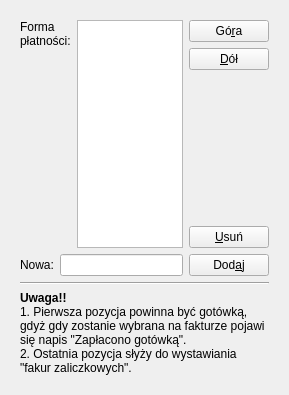
         <widget class="QWidget" name="page_6">
          <property name="geometry">
           <rect>
            <x>0</x>
            <y>0</y>
            <width>289</width>
            <height>395</height>
           </rect>
          </property>
          <attribute name="label">
           <string>Formy płatności</string>
          </attribute>
          <layout class="QGridLayout" name="gridLayout_10">
           <item row="0" column="0">
            <widget class="QFrame" name="frame8">
             <property name="frameShape">
              <enum>QFrame::NoFrame</enum>
             </property>
             <property name="frameShadow">
              <enum>QFrame::Plain</enum>
             </property>
             <layout class="QGridLayout" name="gridLayout_8">
              <item row="0" column="0">
               <layout class="QHBoxLayout" name="_29">
                <item>
                 <layout class="QVBoxLayout" name="_30">
                  <item>
                   <layout class="QHBoxLayout" name="_31">
                    <item>
                     <widget class="QLabel" name="paym">
                      <property name="text">
                       <string>Forma płatności:</string>
                      </property>
                      <property name="alignment">
                       <set>Qt::AlignTop</set>
                      </property>
                      <property name="wordWrap">
                       <bool>true</bool>
                      </property>
                     </widget>
                    </item>
                    <item>
                     <widget class="QListWidget" name="paymlBox"/>
                    </item>
                   </layout>
                  </item>
                  <item>
                   <layout class="QHBoxLayout" name="_32">
                    <item>
                     <widget class="QLabel" name="textLabel2_4_3_2">
                      <property name="text">
                       <string>Nowa:</string>
                      </property>
                      <property name="wordWrap">
                       <bool>false</bool>
                      </property>
                     </widget>
                    </item>
                    <item>
                     <widget class="QLineEdit" name="paymEdit">
                      <property name="maxLength">
                       <number>25</number>
                      </property>
                     </widget>
                    </item>
                   </layout>
                  </item>
                 </layout>
                </item>
                <item>
                 <layout class="QVBoxLayout" name="_33">
                  <item>
                   <layout class="QVBoxLayout" name="_34">
                    <item>
                     <widget class="QPushButton" name="paymUpBtn">
                      <property name="text">
                       <string>Gó&amp;ra</string>
                      </property>
                      <property name="shortcut">
                       <string>Alt+R</string>
                      </property>
                     </widget>
                    </item>
                    <item>
                     <widget class="QPushButton" name="paymDownBtn">
                      <property name="text">
                       <string>&amp;Dół</string>
                      </property>
                      <property name="shortcut">
                       <string>Alt+D</string>
                      </property>
                     </widget>
                    </item>
                   </layout>
                  </item>
                  <item>
                   <spacer>
                    <property name="orientation">
                     <enum>Qt::Vertical</enum>
                    </property>
                    <property name="sizeType">
                     <enum>QSizePolicy::Expanding</enum>
                    </property>
                    <property name="sizeHint" stdset="0">
                     <size>
                      <width>21</width>
                      <height>10</height>
                     </size>
                    </property>
                   </spacer>
                  </item>
                  <item>
                   <layout class="QVBoxLayout" name="_35">
                    <item>
                     <widget class="QPushButton" name="paymDelBtn">
                      <property name="text">
                       <string>&amp;Usuń</string>
                      </property>
                      <property name="shortcut">
                       <string>Alt+U</string>
                      </property>
                     </widget>
                    </item>
                    <item>
                     <widget class="QPushButton" name="paymAddBtn">
                      <property name="text">
                       <string>Dod&amp;aj</string>
                      </property>
                      <property name="shortcut">
                       <string>Alt+A</string>
                      </property>
                     </widget>
                    </item>
                   </layout>
                  </item>
                 </layout>
                </item>
               </layout>
              </item>
              <item row="1" column="0">
               <widget class="Line" name="line3">
                <property name="frameShape">
                 <enum>QFrame::HLine</enum>
                </property>
                <property name="frameShadow">
                 <enum>QFrame::Sunken</enum>
                </property>
               </widget>
              </item>
              <item row="2" column="0">
               <widget class="QLabel" name="textLabel5">
                <property name="text">
                 <string>&lt;!DOCTYPE HTML PUBLIC &quot;-//W3C//DTD HTML 4.0//EN&quot; &quot;http://www.w3.org/TR/REC-html40/strict.dtd&quot;&gt;
&lt;html&gt;&lt;head&gt;&lt;meta name=&quot;qrichtext&quot; content=&quot;1&quot; /&gt;&lt;style type=&quot;text/css&quot;&gt;
p, li { white-space: pre-wrap; }
&lt;/style&gt;&lt;/head&gt;&lt;body style=&quot; font-family:'DejaVu Sans'; font-size:9pt; font-weight:400; font-style:normal;&quot;&gt;
&lt;p style=&quot; margin-top:0px; margin-bottom:0px; margin-left:0px; margin-right:0px; -qt-block-indent:0; text-indent:0px; font-family:'Sans Serif';&quot;&gt;&lt;span style=&quot; font-weight:600;&quot;&gt;Uwaga!!&lt;/span&gt;&lt;br /&gt;1. Pierwsza pozycja powinna być gotówką, gdyż gdy zostanie wybrana na fakturze pojawi się napis &quot;Zapłacono gotówką&quot;.&lt;/p&gt;
&lt;p style=&quot; margin-top:0px; margin-bottom:0px; margin-left:0px; margin-right:0px; -qt-block-indent:0; text-indent:0px; font-family:'Sans Serif';&quot;&gt;2. Ostatnia pozycja słyży do wystawiania &quot;fakur zaliczkowych&quot;.&lt;/p&gt;&lt;/body&gt;&lt;/html&gt;</string>
                </property>
                <property name="wordWrap">
                 <bool>true</bool>
                </property>
               </widget>
              </item>
             </layout>
            </widget>
           </item>
          </layout>
         </widget>
